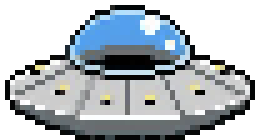
#> input picture assets/enemy_boss.bmp, 52 x 28 px (shown 5 times larger)
$ python bmptoh.py enemy_boss.bmp
#> lines starting #> are read from the running program, lines starting #| are printed output that depends on the picture
def RGBToWord(r,g,b):
	rvalue=0
	rvalue = rvalue + (g>>5)
	rvalue = rvalue + ((g & 7)<< 13)
	rvalue = rvalue + ((r>>3)<<8)
	rvalue = rvalue + ((b >> 3) << 3)
	return rvalue

from PIL import Image
from os import sys
def main():
	args=sys.argv
	if (len(args) != 2):
		print("incorrect usage, please pass name of bmp to program")
		return -1

	ImageFileName=args[1]
	im=Image.open(ImageFileName)
#> im is the input picture: PIL image 52x28 RGBA; mean R, G, B, A 80.8, 88, 93.4, 159
	print(im.format,im.size,im.mode)
#| BMP (52, 28) RGBA
	im = im.convert("RGB")
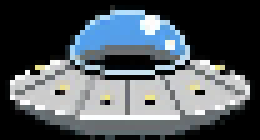
#> im: PIL image 52x28 RGB (shown 5 times larger); mean R, G, B 80.8, 88, 93.4
	pixels=list(im.getdata())
#> pixels = 1456 items, first 6: (0, 0, 0), (0, 0, 0), (0, 0, 0), (0, 0, 0), (0, 0, 0), (0, 0, 0)
	for px in pixels:
		print(RGBToWord(px[0],px[1],px[2]),end=',')
#> this loop made 1456 passes
#| 0,
#| 0,
#| 0,
#| 0,
#| 0,
#| 0,
#| 0,
#| 0,
#> (further printed lines are left out)

if __name__ == "__main__":
	main()
